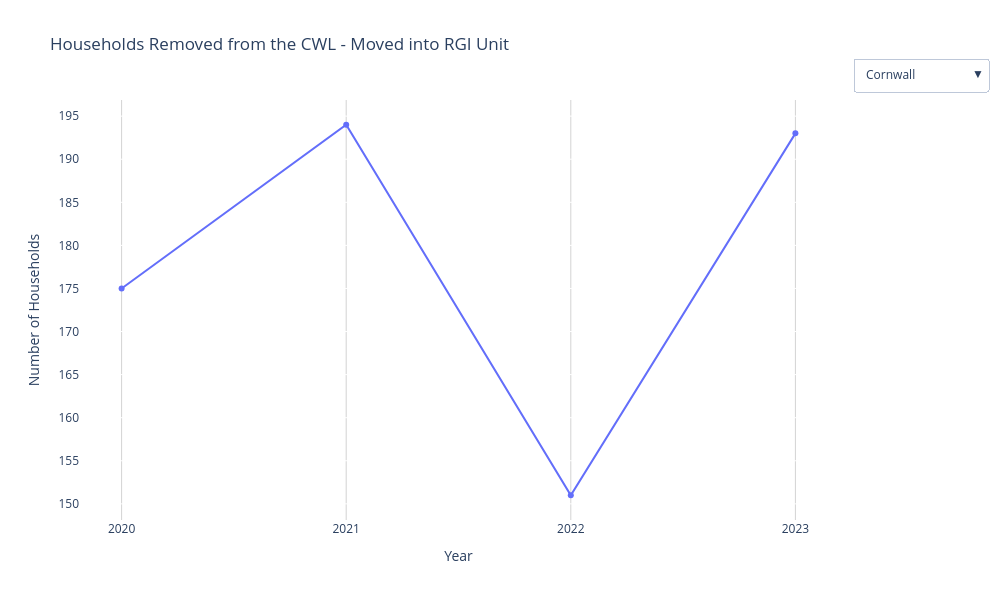

The cell this chart's notebook holds for it:
### Code cell
fig2 = go.Figure()
for city in filtered_df['City'].unique():
    city_data = filtered_df[filtered_df['City'] == city]
    fig2.add_trace(go.Scatter(
        x=city_data['Year'],
        y=city_data['Households removed from the CWL - moved into RGI unit'],
        mode='lines+markers',
        name=city,
        visible=(city == filtered_df['City'].unique()[0])
    ))
fig2.update_layout(
    title='Households Removed from the CWL - Moved into RGI Unit',
    xaxis_title='Year',
    yaxis_title='Number of Households',
    plot_bgcolor='white',
    paper_bgcolor='white',
    width=1000,
    height=600,
    xaxis=dict(tickmode='linear', tick0=2010, dtick=1, showgrid=True, gridcolor='lightgrey'),
    updatemenus=[
        {
            'buttons': [
                {
                    'label': city,
                    'method': 'update',
                    'args': [
                        {'visible': [trace.name == city for trace in fig2.data]},
                        {'title': f'Households Removed from the CWL - Moved into RGI Unit in {city}'}
                    ]
                } for city in filtered_df['City'].unique()
            ],
            'direction': 'down',
            'showactive': True,
            'x': 1.2,
            'y': 1.1
        }
    ]
)

fig2.show()

### Figure 1 — Plotly figure (JSON) as saved in the notebook; plotly's stock layout.template omitted (floating-point values rounded to 4 significant figures)
{"data": [{"mode": "lines+markers", "name": "Cornwall", "type": "scatter", "visible": true, "x": [2020, 2021, 2022, 2023], "y": [175, 194, 151, 193]}, {"mode": "lines+markers", "name": "Chatham Kent", "type": "scatter", "visible": false, "x": [2020, 2021], "y": [114, 117]}, {"mode": "lines+markers", "name": "Durham", "type": "scatter", "visible": false, "x": [2020, 2021], "y": [207, 255]}, {"mode": "lines+markers", "name": "Kingston", "type": "scatter", "visible": false, "x": [2020, 2021], "y": [134, 142]}, {"mode": "lines+markers", "name": "London", "type": "scatter", "visible": false, "x": [2020, 2021], "y": [422, 450]}, {"mode": "lines+markers", "name": "Northumberland", "type": "scatter", "visible": false, "x": [2020, 2021], "y": [61, 53]}, {"mode": "lines+markers", "name": "Ottawa", "type": "scatter", "visible": false, "x": [2020, 2021], "y": [1086, 1554]}, {"mode": "lines+markers", "name": "Peterborough", "type": "scatter", "visible": false, "x": [2020, 2021], "y": [80, 42]}, {"mode": "lines+markers", "name": "Simcoe", "type": "scatter", "visible": false, "x": [2020, 2021, 2021], "y": [204, 182, 262]}, {"mode": "lines+markers", "name": "York", "type": "scatter", "visible": false, "x": [2020, 2021], "y": [194, 232]}], "layout": {"height": 600, "paper_bgcolor": "white", "plot_bgcolor": "white", "title": {"text": "Households Removed from the CWL - Moved into RGI Unit"}, "updatemenus": [{"buttons": [{"args": [{"visible": [true, false, false, false, false, false, false, false, false, false]}, {"title": "Households Removed from the CWL - Moved into RGI Unit in Cornwall"}], "label": "Cornwall", "method": "update"}, {"args": [{"visible": [false, true, false, false, false, false, false, false, false, false]}, {"title": "Households Removed from the CWL - Moved into RGI Unit in Chatham Kent"}], "label": "Chatham Kent", "method": "update"}, {"args": [{"visible": [false, false, true, false, false, false, false, false, false, false]}, {"title": "Households Removed from the CWL - Moved into RGI Unit in Durham"}], "label": "Durham", "method": "update"}, {"args": [{"visible": [false, false, false, true, false, false, false, false, false, false]}, {"title": "Households Removed from the CWL - Moved into RGI Unit in Kingston"}], "label": "Kingston", "method": "update"}, {"args": [{"visible": [false, false, false, false, true, false, false, false, false, false]}, {"title": "Households Removed from the CWL - Moved into RGI Unit in London"}], "label": "London", "method": "update"}, {"args": [{"visible": [false, false, false, false, false, true, false, false, false, false]}, {"title": "Households Removed from the CWL - Moved into RGI Unit in Northumberland"}], "label": "Northumberland", "method": "update"}, {"args": [{"visible": [false, false, false, false, false, false, true, false, false, false]}, {"title": "Households Removed from the CWL - Moved into RGI Unit in Ottawa"}], "label": "Ottawa", "method": "update"}, {"args": [{"visible": [false, false, false, false, false, false, false, true, false, false]}, {"title": "Households Removed from the CWL - Moved into RGI Unit in Peterborough"}], "label": "Peterborough", "method": "update"}, {"args": [{"visible": [false, false, false, false, false, false, false, false, true, false]}, {"title": "Households Removed from the CWL - Moved into RGI Unit in Simcoe"}], "label": "Simcoe", "method": "update"}, {"args": [{"visible": [false, false, false, false, false, false, false, false, false, true]}, {"title": "Households Removed from the CWL - Moved into RGI Unit in York"}], "label": "York", "method": "update"}], "direction": "down", "showactive": true, "x": 1.2, "y": 1.1}], "width": 1000, "xaxis": {"autorange": true, "dtick": 1, "gridcolor": "lightgrey", "range": [2020.0, 2023.0], "showgrid": true, "tick0": 2010, "tickmode": "linear", "title": {"text": "Year"}, "type": "linear"}, "yaxis": {"autorange": true, "range": [148.1, 196.9], "title": {"text": "Number of Households"}, "type": "linear"}}}
